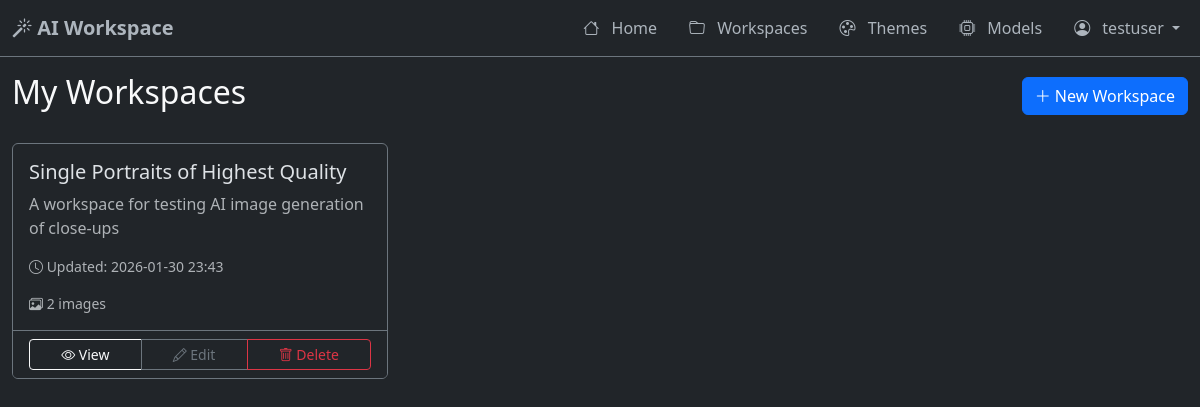
The app's page /workspaces (signed in), older data.
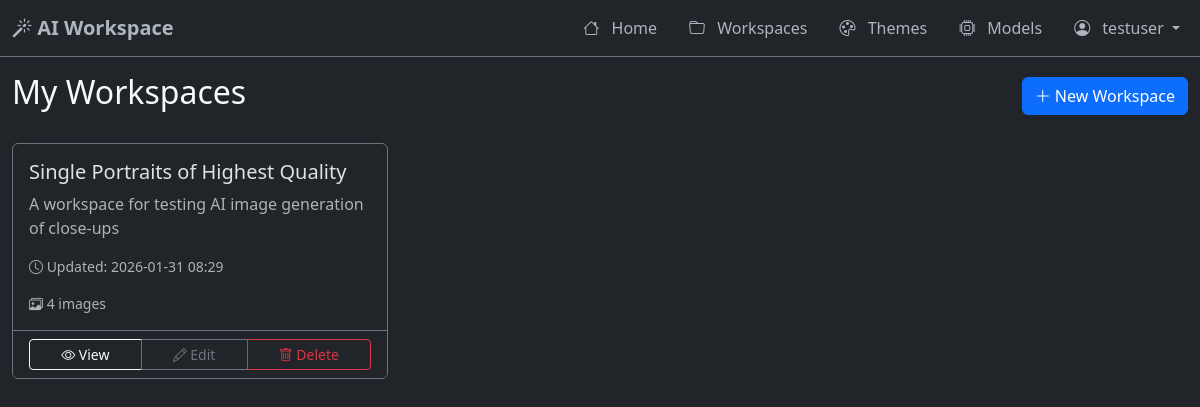
The same page, newer data.
### models.py (models this page shows, shortened)
class Workspace(db.Model):
    __tablename__ = 'workspaces'
    id = db.Column(db.Integer, primary_key=True)
    name = db.Column(db.String(100), nullable=False)
    slug = db.Column(db.String(100), nullable=False, unique=True)  # URL-safe version of name
    description = db.Column(db.Text, nullable=True)
    user_id = db.Column(db.Integer, db.ForeignKey('users.id'), nullable=False)
    theme_id = db.Column(db.Integer, db.ForeignKey('themes.id'), nullable=True)
    created_at = db.Column(db.DateTime, default=datetime.utcnow)
    updated_at = db.Column(db.DateTime, default=datetime.utcnow, onupdate=datetime.utcnow)
    theme = db.relationship('Theme', backref='workspaces')
    styles = db.relationship('Style', backref='workspace', lazy=True, cascade='all, delete-orphan')
    chat_messages = db.relationship('ChatMessage', backref='workspace', lazy=True, cascade='all, delete-orphan')
    generated_images = db.relationship('GeneratedImage', backref='workspace', lazy=True, cascade='all, delete-orphan')

### app.py (the view)
@app.route('/workspaces')
@login_required
def list_workspaces():
    workspaces = Workspace.query.filter_by(user_id=current_user.id).order_by(Workspace.updated_at.desc()).all()
    return render_template('workspaces/list.html', workspaces=workspaces)

### app.py (called while the page is built)
@login_manager.user_loader
def load_user(user_id):
    return User.query.get(int(user_id))

@app.context_processor
def inject_now():
    return {'now': datetime.utcnow()}

### templates/workspaces/list.html (shortened to what this page needs)
{% extends "base.html" %}
{% block content %}
<div class="container-fluid">
    <div class="d-flex justify-content-between align-items-center mb-4">
        <h2>My Workspaces</h2>
        <a href="{{ url_for('create_workspace') }}" class="btn btn-primary">
            <i class="bi bi-plus-lg"></i> New Workspace
        </a>
    </div>
    {% if workspaces %}
    <div class="row">
        {% for workspace in workspaces %}
        <div class="col-md-6 col-lg-4 mb-4">
            <div class="card bg-dark border-secondary h-100">
                <div class="card-body">
                    <h5 class="card-title">{{ workspace.name }}</h5>
                    {% if workspace.description %}
                    <p class="card-text text-muted">{{ workspace.description }}</p>
                    {% endif %}
                    <p class="card-text small text-muted">
                        <i class="bi bi-clock"></i> Updated: {{ workspace.updated_at.strftime('%Y-%m-%d %H:%M') }}
                    </p>
                    <p class="card-text small text-muted">
                        <i class="bi bi-images"></i> {{ workspace.generated_images|length }} images
                    </p>
                </div>
                <div class="card-footer bg-dark border-secondary">
                    <div class="btn-group w-100" role="group">
                        <a href="{{ url_for('view_workspace', workspace_id=workspace.id) }}" class="btn btn-outline-light btn-sm">
                            <i class="bi bi-eye"></i> View
                        </a>
                        <a href="{{ url_for('edit_workspace', workspace_id=workspace.id) }}" class="btn btn-outline-secondary btn-sm">
                            <i class="bi bi-pencil"></i> Edit
                        </a>
                        <button type="button" class="btn btn-outline-danger btn-sm" data-bs-toggle="modal" data-bs-target="#deleteModal{{ workspace.id }}">
                            <i class="bi bi-trash"></i> Delete
                        </button>
                    </div>
                </div>
            </div>
        </div>
        {% endfor %}
    </div>
    {% endif %}
</div>
{% endblock %}

Row changes from the older to the newer data that the page shows:
changed Workspace "Single Portraits of Highest Quality": updated_at "2026-01-30 23:43" → "2026-01-31 08:29"; generated_images|length "2" → "4"
